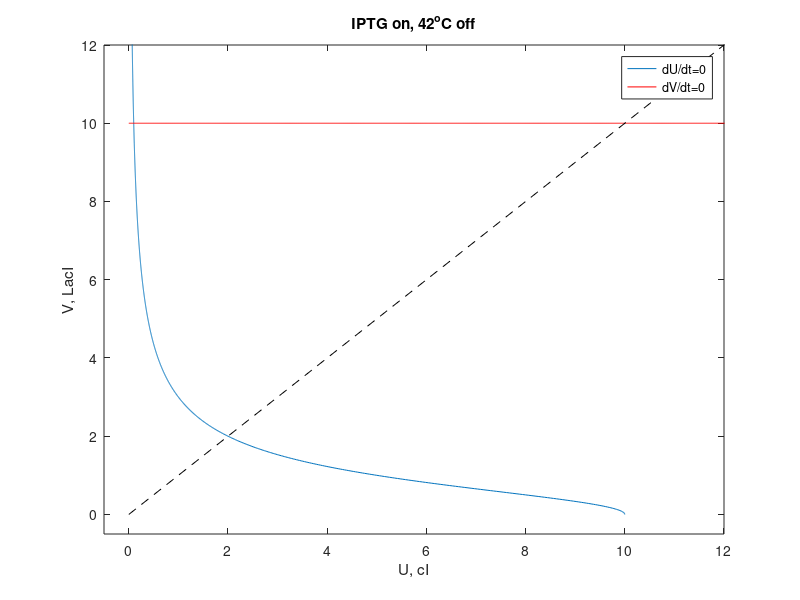

MATLAB code to generate this figure: (Note: this script raises an error after producing the figure.)
clear
hold off
a1=10;b=2;
a2=20;g=0;

options=[];
% draw nullcline
y1=0:0.01:30;x2=0:0.01:30;
x1=a1./(1+y1.^b); y2=a2./(1+x2.^g);
figure(1); plot(x1,y1);hold on; plot(x2,y2,'r-');plot([0 30],[0 30],'k--');
legend('dU/dt=0','dV/dt=0');
axis([-0.5 12 -0.5 12]);xlabel('U, cI');ylabel('V, LacI');title('IPTG on, 42^oC off');

% calculate the dynamic process from any inital value
button =0;
while button~=3 % right click stop the program
[x1,y1,button]=ginput(1); % get the inital value from mouse left click
x0=x1;y0=y1;
[t1 yt]=ode45('gardnerfunc',[0 10],[x0 y0],options,a1,a2,b,g);
    if x0>y0
        plot(yt(:,1),yt(:,2),'m.-');% lower half
    else
        plot(yt(:,1),yt(:,2),'c.-'); % upper half
    end
end
hold off